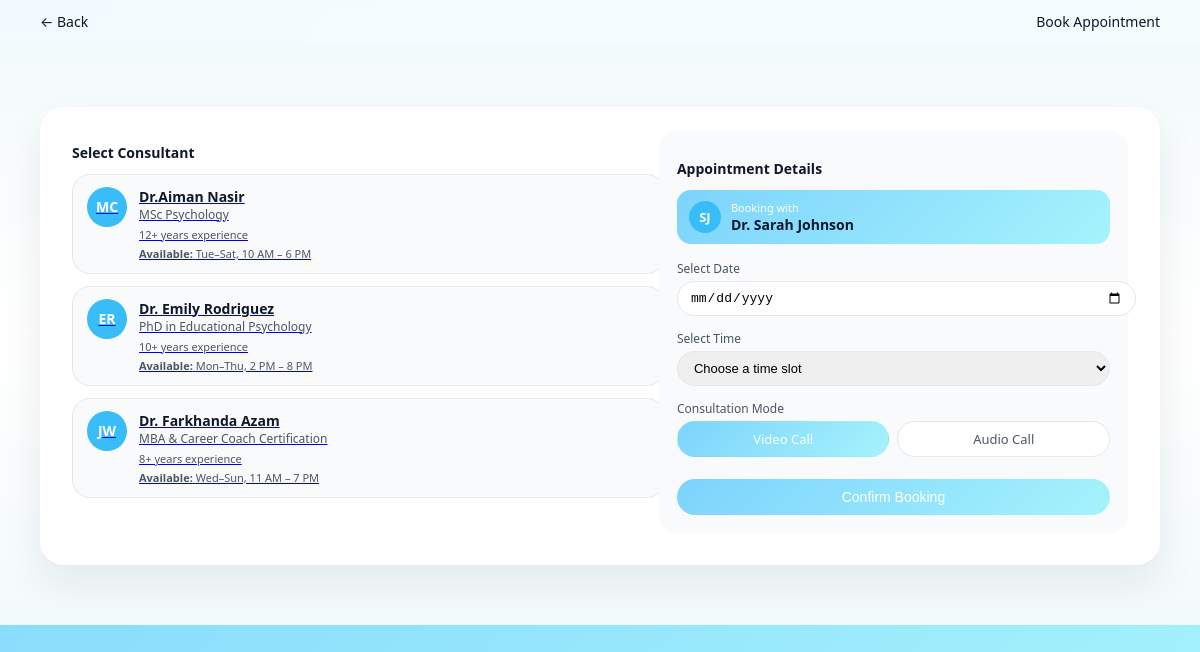
Screenshot of /consultation/book/sj with the database file from the repository.
### tables this page shows
CREATE TABLE consultants (
            id INTEGER PRIMARY KEY AUTOINCREMENT,
            counselor_id TEXT UNIQUE NOT NULL,
            initials TEXT NOT NULL,
            name TEXT NOT NULL,
            role TEXT NOT NULL,
            specialization TEXT NOT NULL,
            availability TEXT NOT NULL,
            experience TEXT NOT NULL,
            created_at TIMESTAMP DEFAULT CURRENT_TIMESTAMP
        );

### app.py (the view, shortened to what this page needs)
@app.route("/consultation/book/<counselor_id>", methods=["GET", "POST"])
def book_appointment(counselor_id):
    conn = get_db_connection()
    cur = conn.cursor()
    cur.execute("SELECT counselor_id, initials, name, role, specialization, availability, experience FROM consultants WHERE counselor_id = ?", (counselor_id,))
    row = cur.fetchone()
    conn.close()
    if row:
        counselor = {
            "id": row["counselor_id"],
            "initials": row["initials"],
            "name": row["name"],
            "role": row["role"],
            "specialization": row["specialization"],
            "availability": row["availability"],
            "experience": row["experience"],
        }
    else:
        counselor = COUNSELORS.get(counselor_id, COUNSELORS.get("sj", {}))
    conn = get_db_connection()
    cur = conn.cursor()
    cur.execute("SELECT counselor_id, initials, name, role, specialization, availability, experience FROM consultants ORDER BY id")
    all_consultants = {}
    for r in cur.fetchall():
        all_consultants[r["counselor_id"]] = {
            "id": r["counselor_id"],
            "initials": r["initials"],
            "name": r["name"],
            "role": r["role"],
            "specialization": r["specialization"],
            "availability": r["availability"],
            "experience": r["experience"],
        }
    conn.close()
    if not all_consultants:
        all_consultants = COUNSELORS
    return render_template(
        "book_appointment.html",
        counselors=all_consultants,
        selected=counselor,
        confirmed=False,
    )

### app.py (called while the page is built)
def get_db_connection():
    db_path = os.path.join(app.instance_path, "career_search.db")
    os.makedirs(app.instance_path, exist_ok=True)
    conn = sqlite3.connect(db_path)
    conn.row_factory = sqlite3.Row
    return conn

### templates/book_appointment.html (shortened to what this page needs)
<!DOCTYPE html>
<html lang="en">
<head>
    <link rel="stylesheet" href="{{ url_for('static', filename='css/style.css') }}">
</head>
<body class="home-body">
    <header class="home-header">
        <div class="home-header-left">
            <a href="{{ url_for('consultation') }}" class="back-link">← Back</a>
        </div>
        <div class="home-header-center">
            <span class="home-welcome-text">Book Appointment</span>
        </div>
    </header>
    <main class="book-main">
        <section class="book-card">
            <div class="book-layout">
                <div class="book-left">
                    <h2 class="book-section-title">Select Consultant</h2>
                    <div class="book-consultant-list">
                        {% for cid, c in counselors.items() %}
                        <a
                            href="{{ url_for('book_appointment', counselor_id=c.id) }}"
                            class="book-consultant-card {% if c.id == selected.id %}active{% endif %}"
                        >
                            <div class="book-consultant-avatar">{{ c.initials }}</div>
                            <div class="book-consultant-info">
                                <div class="book-consultant-name">{{ c.name }}</div>
                                <div class="book-consultant-role">{{ c.role }}</div>
                                <div class="book-consultant-exp">{{ c.experience }}</div>
                                <div class="book-consultant-avail">
                                    <span class="label">Available:</span> {{ c.availability }}
                                </div>
                            </div>
                        </a>
                        {% endfor %}
                    </div>
                </div>
                <div class="book-right">
                    <h2 class="book-section-title">Appointment Details</h2>
                    <div class="book-with-card">
                        <div class="book-consultant-avatar small">{{ selected.initials }}</div>
                        <div>
                            <div class="book-with-label">Booking with</div>
                            <div class="book-consultant-name">{{ selected.name }}</div>
                        </div>
                    </div>
                    <form method="post" class="book-form">
                        <div class="book-field-group">
                            <label for="date">Select Date</label>
                            <input type="date" id="date" name="date" required />
                        </div>
                        <div class="book-field-group">
                            <label for="time">Select Time</label>
                            <select id="time" name="time" required>
                                <option value="">Choose a time slot</option>
                            </select>
                        </div>
                        <div class="book-field-group">
                            <label>Consultation Mode</label>
                            <div class="book-mode-toggle">
                                <label class="mode-option">
                                    <span>Video Call</span>
                                </label>
                                <label class="mode-option">
                                    <span>Audio Call</span>
                                </label>
                            </div>
                        </div>
                        <button type="submit" class="book-confirm-btn">
                            Confirm Booking
                        </button>
                    </form>
                </div>
            </div>
        </section>
    </main>
</body>
</html>

### static/css/style.css (style rules this page uses)
body.home-body { margin: 0; min-height: 100vh; font-family: system-ui, -apple-system, BlinkMacSystemFont, "Segoe UI", sans-serif; background: linear-gradient(135deg, #7dd3fc, #a5f3fc); }
.home-header { display: flex; align-items: center; justify-content: space-between; padding: 12px 40px; background: rgba(255, 255, 255, 0.9); backdrop-filter: blur(10px); }
.home-header-left { display: flex; align-items: center; gap: 10px; }
.home-header-center { font-size: 14px; color: #0f172a; }
.back-link { text-decoration: none; color: #0f172a; font-size: 14px; }
.book-main { padding: 40px 40px 60px; background: linear-gradient(180deg, #f3fafb 0%, #ffffff 50%, #f3fafb 100%); }
.book-card { max-width: 1100px; margin: 24px auto 0; background: #ffffff; border-radius: 24px; box-shadow: 0 18px 40px rgba(15, 23, 42, 0.08); padding: 24px 32px 32px; }
.book-layout { display: grid; grid-template-columns: minmax(0, 1.2fr) minmax(0, 1fr); gap: 24px; }
.book-section-title { font-size: 14px; font-weight: 600; margin-bottom: 12px; color: #0f172a; }
.book-consultant-list { display: flex; flex-direction: column; gap: 12px; }
.book-consultant-card { width: 100%; border-radius: 18px; border: 1px solid #e5e7eb; padding: 12px 14px; display: flex; gap: 12px; background: #f9fafb; cursor: pointer; text-align: left; }
.book-consultant-avatar { width: 40px; height: 40px; border-radius: 50%; display: flex; align-items: center; justify-content: center; background: #38bdf8; color: #ffffff; font-size: 14px; font-weight: 600; }
.book-consultant-avatar.small { width: 32px; height: 32px; font-size: 13px; }
.book-consultant-info { font-size: 12px; color: #4b5563; }
.book-consultant-name { font-size: 14px; font-weight: 600; color: #0f172a; }
.book-consultant-role { font-size: 12px; }
.book-consultant-exp { font-size: 11px; margin-top: 4px; }
.book-consultant-avail { margin-top: 4px; font-size: 11px; }
.book-consultant-avail .label { font-weight: 600; }
.book-right { background: #f9fafb; border-radius: 18px; padding: 16px 18px 18px; }
.book-with-card { display: flex; align-items: center; gap: 10px; margin-bottom: 16px; padding: 10px 12px; border-radius: 14px; background: linear-gradient(135deg, #7dd3fc, #a5f3fc); color: #ffffff; }
.book-with-label { font-size: 11px; }
.book-form { display: flex; flex-direction: column; gap: 14px; }
.book-field-group label { display: block; font-size: 12px; margin-bottom: 4px; color: #4b5563; }
.book-field-group input[type="date"], .book-field-group select { width: 100%; border-radius: 999px; border: 1px solid #e5e7eb; padding: 8px 12px; font-size: 13px; outline: none; }
.book-mode-toggle { display: flex; gap: 8px; }
.mode-option { flex: 1; position: relative; }
.mode-option span { display: block; text-align: center; border-radius: 999px; padding: 8px 10px; font-size: 13px; border: 1px solid #e5e7eb; cursor: pointer; background: #ffffff; }
.mode-option input:checked + span { background: linear-gradient(135deg, #7dd3fc, #a5f3fc); color: #ffffff; border-color: transparent; }
.book-confirm-btn { margin-top: 4px; width: 100%; border-radius: 999px; border: none; padding: 10px 16px; background: linear-gradient(135deg, #7dd3fc, #a5f3fc); color: #ffffff; font-size: 14px; font-weight: 500; cursor: pointer; }

### rows the page displays
consultants: initials "MC", name "Dr.Aiman Nasir", role "MSc Psychology", experience "12+ years experience", availability "Tue–Sat, 10 AM – 6 PM"
consultants: initials "ER", name "Dr. Emily Rodriguez", role "PhD in Educational Psychology", experience "10+ years experience", availability "Mon–Thu, 2 PM – 8 PM"
consultants: initials "JW", name "Dr. Farkhanda Azam", role "MBA & Career Coach Certification", experience "8+ years experience", availability "Wed–Sun, 11 AM – 7 PM"

### other values shown
{{ selected.initials }} "SJ"
{{ selected.name }} "Dr. Sarah Johnson"
